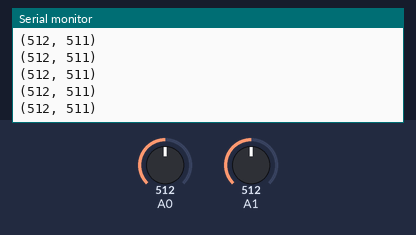
The sketch below on a simulated Arduino Uno, built with avr-gcc and run on an emulated ATmega328P. On the bench: the last lines printed to the serial monitor. The inputs (shaded band) are chosen by the test bench; at power-on: A1 = 512, A0 = 512.

Above: at 1.2 s.
1.3 s: A1 set to 914
At 2.2 s:
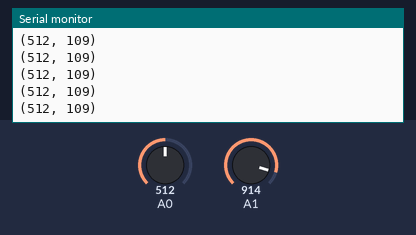
4.3 s: A1 set to 941
At 4.9 s:
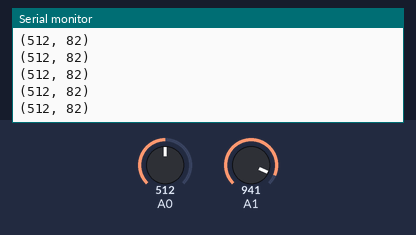
7.3 s: A0 set to 110
At 8.3 s:
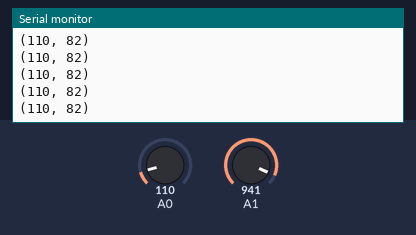
8.8 s: A0 set to 93
At 9.8 s:
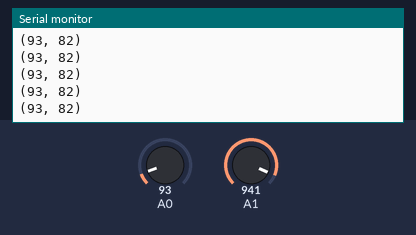
Timing chart, 0 to 11.8 s (numbered marks = the images above; inputs shaded):
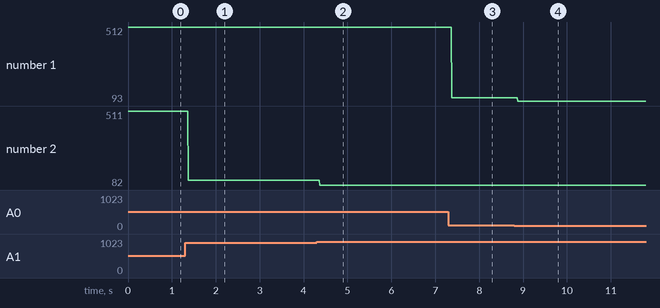

Measured:
- after the input at 1.3 s, the serial monitor: prints a new line after 0.07 s (image 1)
- after the input at 4.3 s, the serial monitor: prints a new line after 0.07 s (image 2)
- after the input at 7.3 s, the serial monitor: prints a new line after 0.08 s (image 3)
- after the input at 8.8 s, the serial monitor: prints a new line after 0.08 s (image 4)
- plotted number 1: 512 → 110 after the input at 7.3 s, 110 → 93 after the input at 8.8 s
- plotted number 2: 511 → 109 after the input at 1.3 s, 109 → 82 after the input at 4.3 s

The sketch:

Ar_Glasses.ino
```cpp
int currentState;
int lastState = LOW;

void setup() {
  pinMode(0, INPUT);
  pinMode(A0, INPUT);
  pinMode(A1, INPUT);
  Serial.begin(9600);
}

void loop() {
  int xValue = 0;
  int yValue = 0;
  currentState = digitalRead(0);

  if(digitalRead(0))
    Serial.println("The sensor is touched");

  lastState = currentState;
  xValue = analogRead(A0);
  yValue = 1023 - analogRead(A1);
  Serial.print('(');
  Serial.print(xValue);
  Serial.print(", ");
  Serial.print(yValue);
  Serial.println(')');
}
```
